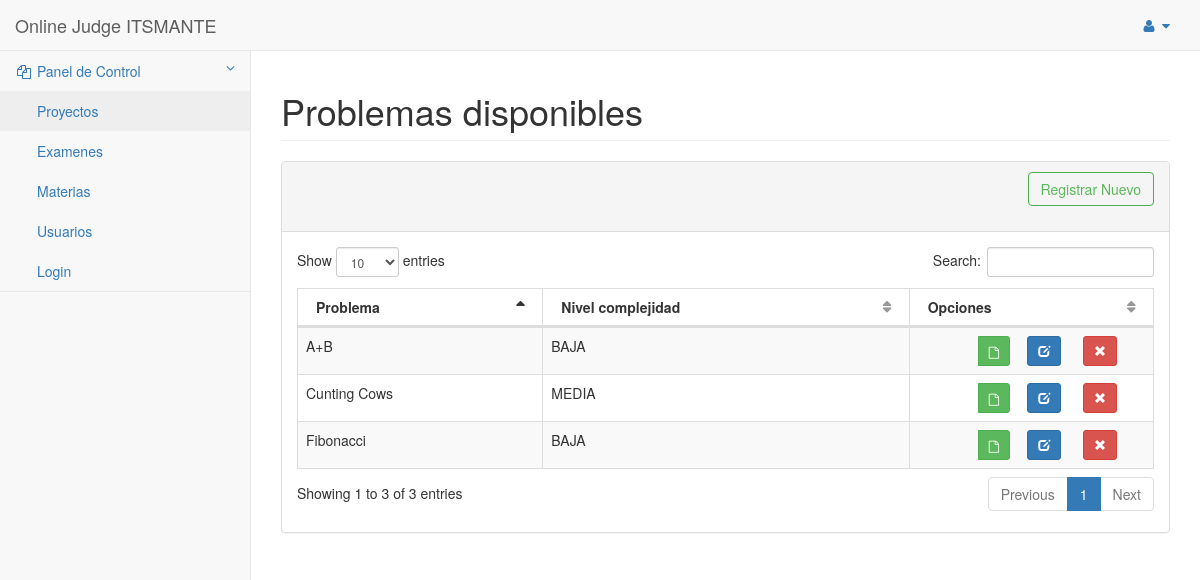
Page /pages/problemas/listar_proyecto.php on the earlier database version.
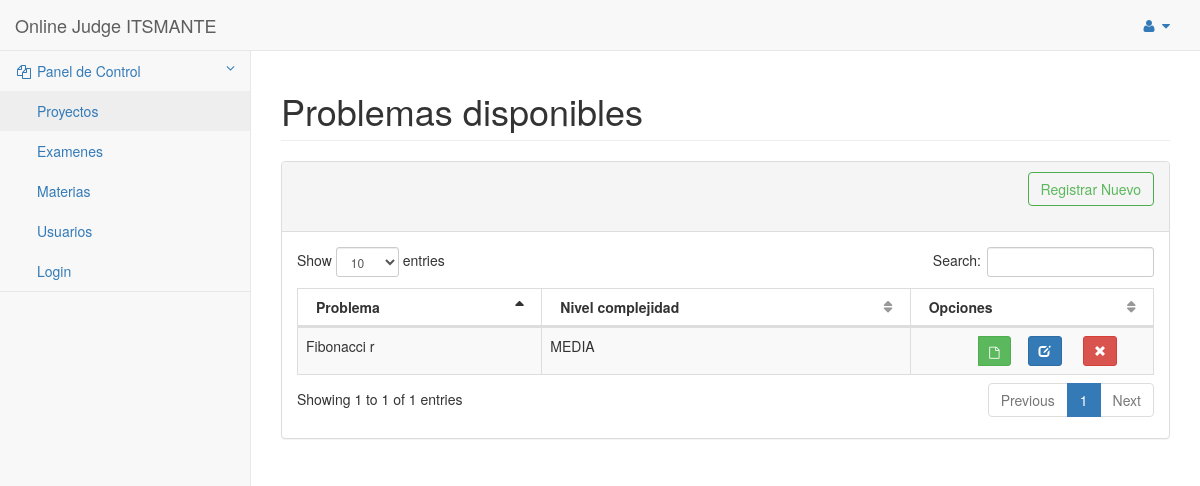
Same page on the later database version.
### tables this page shows
CREATE TABLE `proyecto` (
  `idproyecto` int(11) NOT NULL AUTO_INCREMENT,
  `rutaProyecto` varchar(255) NOT NULL,
  `complejidad` varchar(45) NOT NULL,
  `estado` varchar(45) NOT NULL,
  `idDocente` int(11) DEFAULT NULL,
  `nombreProyecto` varchar(200) NOT NULL,
  PRIMARY KEY (`idproyecto`),
  KEY `idDocente_fk_idx` (`idDocente`),
  CONSTRAINT `maestro` FOREIGN KEY (`idDocente`) REFERENCES `docente` (`idUsuario`) ON DELETE NO ACTION ON UPDATE CASCADE
);

### pages/problemas/listar_proyecto.php (the view, shortened to what this page needs)
<!DOCTYPE html>
<html>
    <head>
        <link href="../../static/css/bootstrap.min.css" rel="stylesheet">
        <link href="../../static/metisMenu/dist/metisMenu.min.css" rel="stylesheet">
        <link href="../../static/DATA_TABLES/datatables-plugins/integration/bootstrap/3/dataTables.bootstrap.css" rel="stylesheet">
        <link href="../../static/DATA_TABLES/datatables-responsive/css/dataTables.responsive.css" rel="stylesheet">
        <link href="../../static/css/sb-admin-2.css" rel="stylesheet">
        <link href="../../static/css/font-awesome.min.css" rel="stylesheet" type="text/css">
    </head>
    <body>
        <div id="wrapper">
            <nav class="navbar navbar-default navbar-static-top" role="navigation" style="margin-bottom: 0">
                <div class="navbar-header">
                    <a class="navbar-brand" href="../pages/index.html">Online Judge ITSMANTE</a>
                </div>
                <ul class="nav navbar-top-links navbar-right">
                    <li class="dropdown">
                        <a class="dropdown-toggle" data-toggle="dropdown" href="#">
                            <i class="fa fa-user fa-fw"></i>  <i class="fa fa-caret-down"></i>
                        </a>
                    </li>
                </ul>
                <div class="navbar-default sidebar" role="navigation">
                    <div class="sidebar-nav navbar-collapse">
                        <ul class="nav" id="side-menu">
                            <li class="active">
                                <a href="#"><i class="fa fa-files-o fa-fw"></i> Panel de Control<span class="fa arrow"></span></a>
                                <ul class="nav nav-second-level">
                                   <li>
                                    <a href="../problemas/listar_proyecto.php">Proyectos</a>
                                </li>
                                <li>
                                    <a href="../examenes/gestionarExamenes.html">Examenes</a>
                                </li>
                                <li>
                                    <a href="../materias/listarMateria_merce.html">Materias</a>
                                </li>
                                <li>
                                    <a href="../usuarios/GestionarUsuario-joosuse.html">Usuarios</a>
                                </li>
                                <li>
                                    <a href="../usuarios/login.html">Login</a>
                                </li>
                                </ul>
                            </li>
                        </ul>
                    </div>
                </div>
            </nav>
            <div id="page-wrapper">
                <div class="row">
                    <div class="col-lg-12">
                        <h1 class="page-header">Problemas disponibles</h1>
                    </div>
                </div>
                <div class="row">
                    <div class="col-lg-12">
                        <div class="panel panel-default">
                            <div class="panel-heading">
                                <div class="form-group text-right">
                                    <button class="btn  btn-outline btn-success" id="delete"
                                            onclick="window.open('gp_nuevo_proyecto.php', '_self', 'false')">Registrar Nuevo</button>
                                </div>
                            </div>
                            <div class="panel-body">
                                <div class="dataTable_wrapper">
                                    <table class="table table-striped table-bordered table-hover" id="dataTables-example">
                                        <thead>
                                            <tr>
                                                <th>Problema</th>
                                                <th>Nivel complejidad</th>
                                                <th>Opciones</th>
                                            </tr>
                                        </thead>
                                        <tbody>
<?php
try {
    $mysqli = Conectarse();
    $query = 'SELECT idproyecto,rutaProyecto,complejidad,nombreProyecto FROM proyecto WHERE estado='
            . "'ACTIVO';";
    $resultado = $mysqli->query($query);
    while ($row = mysqli_fetch_array($resultado, MYSQLI_BOTH)) {
        if (isset($row['idproyecto'])) {
            ?>
                                                        <tr class="odd gradeX">
                                                            <td><?php echo $row['nombreProyecto']; ?></td>
                                                            <td><?php echo $row['complejidad']; ?></td>
                                                            <td class="">
                                                                <div class="row">
                                                                    <div class="toolbar text-center "  role="toolbar" >
                                                                        <div class="row col-md-offset-2 col-md-4"><form role="form" class="form-inline"  method="POST" action="Gestionar_Proyectos _vizualizar.php">
                                                                                <div class="btn-group" role="group" >
                                                                                    <button type="submit"  class="btn btn-sm btn-success col-md-offset-2"
                                                                                            name="visualizar" value="<?php echo $row['rutaProyecto']; ?>"
                                                                                            onclick="window.open('Gestionar_Proyectos _vizualizar.php', '_self', 'false')">
                                                                                        <i class="glyphicon fa fa-file-o"></i>
                                                                                    </button>
                                                                                </div>
                                                                            </form></div>
                                                                        <div class="row col-md-4 ">
                                                                            <form role="form" class="form-inline"  method="POST" action="gp_modificar_proyecto.php">
                                                                                <div class="btn-group" role="group" >
                                                                                    <button type="submit" class="btn btn-sm btn-primary col-md-offset-2" name="editar"
                                                                                            value="<?php echo $row['idproyecto']; ?>"
                                                                                            onclick="window.open('gp_modificar_proyecto.php', '_self', 'false')">
                                                                                        <i class="glyphicon glyphicon-edit"></i>
                                                                                    </button>
                                                                                </div>
                                                                            </form>
                                                                        </div>
                                                                        <div class="row col-md-4 form-inline">
                                                                            <button class="btn btn-sm btn-danger"  value="<?php echo ' '.$row['idproyecto']; ?>" id="btn_delete" name="elimiar_pro" data-toggle="modal"  data-target="#myModal">
                                                                                <i class="glyphicon glyphicon-remove"></i>
                                                                            </button>
                                                                        </div>
                                                                    </div>
                                                                </div>
                                                                </div>
            <?php
        } else {
            echo $query;
        }
    }
} catch (RuntimeException $e) {
    echo '<div class="col-lg-4">
                    <div class="panel panel-danger">
                        <div class="panel-heading">
                            Error al conectar a la base de datos
                        </div>
                        <div class="panel-body">
                            <p>Lorem ipsum dolor sit amet, consectetur adipiscing elit. Vestibulum tincidunt est vitae ultrices accumsan. Aliquam ornare lacus adipiscing, posuere lectus et, fringilla augue.</p>
                        </div>
                        <div class="panel-footer">
                            Panel Footer
                        </div>
                    </div>
                </div>';
}
?>
                                </div>
                            </div>
                        </div>
                    </div>
                </div>
            </div>
    </body>
</html>

### static/css/sb-admin-2.css (style rules this page uses)
body { background-color: #f8f8f8; }
#wrapper { width: 100%; }
#page-wrapper { padding: 0 15px; min-height: 568px; background-color: #fff; }
@media (min-width:768px) { #page-wrapper { position: inherit; margin: 0 0 0 250px; padding: 0 30px; border-left: 1px solid #e7e7e7; } }
.navbar-top-links { margin-right: 0; }
.navbar-top-links li { display: inline-block; }
.navbar-top-links li:last-child { margin-right: 15px; }
.navbar-top-links li a { padding: 15px; min-height: 50px; }
.sidebar .sidebar-nav.navbar-collapse { padding-right: 0; padding-left: 0; }
.sidebar ul li { border-bottom: 1px solid #e7e7e7; }
.sidebar ul li a.active { background-color: #eee; }
.sidebar .arrow { float: right; }
.sidebar .fa.arrow:before { content: "\f104"; }
.sidebar .active>a>.fa.arrow:before { content: "\f107"; }
.sidebar .nav-second-level li, .sidebar .nav-third-level li { border-bottom: 0!important; }
.sidebar .nav-second-level li a { padding-left: 37px; }
@media (min-width:768px) { .sidebar { z-index: 1; position: absolute; width: 250px; margin-top: 51px; } }
.btn-outline { color: inherit; background-color: transparent; transition: all .5s; }
.btn-success.btn-outline { color: #5cb85c; }
table.dataTable thead .sorting, table.dataTable thead .sorting_asc, table.dataTable thead .sorting_desc, table.dataTable thead .sorting_asc_disabled, table.dataTable thead .sorting_desc_disabled { background: 0 0; }
table.dataTable thead .sorting_asc:after { content: "\f0de"; float: right; font-family: fontawesome; }
table.dataTable thead .sorting:after { content: "\f0dc"; float: right; font-family: fontawesome; color: rgba(50,50,50,.5); }

Differences in the rows shown:
removed proyecto: nombreProyecto "A+B", complejidad "BAJA", $row['idproyecto'] 56 (drawn)
removed proyecto: nombreProyecto "Cunting Cows", complejidad "MEDIA", $row['idproyecto'] 58 (drawn)
changed proyecto: nombreProyecto "Fibonacci" → "Fibonacci r"; complejidad "BAJA" → "MEDIA"
Other differences:
text written by a page script: "Show entries Search: Showing 1 to 3 of 3 entries Previous 1 Next" → "Show entries Search: Showing 1 to 1 of 1 entries Previous 1 Next"
